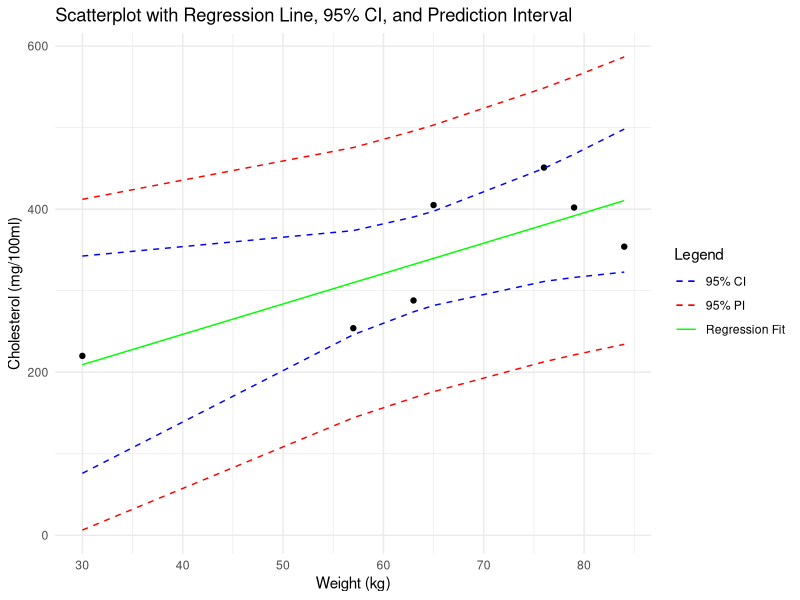

R code for this plot:
hw7 <- data.frame(
  id = 1:7,
  gender = c(0,1,0,1,0,1,0),
  chol = c(254,402,288,354,220,451,405),
  wtkg = c(57,79,63,84,30,76,65),
  age =c(23,57,28,46,34,57,52)
)

# Performing the linear regression
model <- lm(chol ~ wtkg, data = hw7)

# Displaying the summary of the regression model
summary(model)

# Getting the confidence intervals for the coefficients
confint(model)






#2j
# Load necessary library
library(ggplot2)

# Using the data frame and model from previous code
hw7 <- data.frame(id = 1:7, gender = c(0,1,0,1,0,1,0), 
                  chol = c(254,402,288,354,220,451,405), 
                  wtkg = c(57,79,63,84,30,76,65), age = c(23,57,28,46,34,57,52))

model <- lm(chol ~ wtkg, data = hw7)

# Getting the predictions with confidence and prediction intervals
preds_conf <- predict(model, interval = "confidence")
preds_pred <- predict(model, interval = "prediction")

# Adding the predictions and intervals to the data frame
hw7$fit <- preds_conf[,1]
hw7$lwr_conf <- preds_conf[,2]
hw7$upr_conf <- preds_conf[,3]
hw7$lwr_pred <- preds_pred[,2]
hw7$upr_pred <- preds_pred[,3]

# Creating the scatterplot with regression line, confidence intervals, and prediction intervals as lines
p <- ggplot(hw7, aes(x = wtkg, y = chol)) +
  geom_point() +  # Add points
  geom_line(aes(y = fit, color = "Regression Fit")) +  # Add regression line
  geom_line(aes(y = lwr_conf, color = "95% CI"), linetype = "dashed") +  # Add lower bound of confidence interval
  geom_line(aes(y = upr_conf, color = "95% CI"), linetype = "dashed") +  # Add upper bound of confidence interval
  geom_line(aes(y = lwr_pred, color = "95% PI"), linetype = "dashed") +  # Add lower bound of prediction interval
  geom_line(aes(y = upr_pred, color = "95% PI"), linetype = "dashed") +  # Add upper bound of prediction interval
  scale_color_manual(values = c("blue", "red", "green")) +
  labs(x = "Weight (kg)", y = "Cholesterol (mg/100ml)", 
       title = "Scatterplot with Regression Line, 95% CI, and Prediction Interval",
       color = "Legend") +
  theme_minimal()

# Display the plot
print(p)
